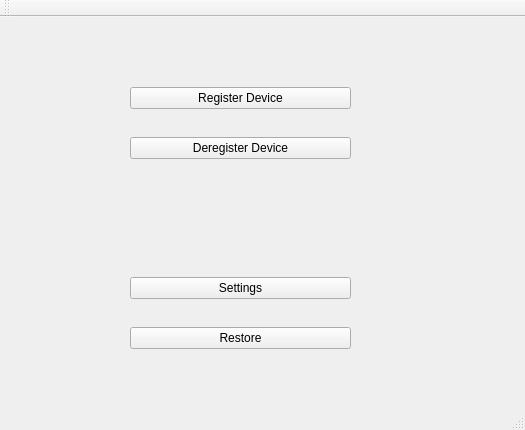
<?xml version="1.0" encoding="UTF-8"?>
<ui version="4.0">
 <class>MainWindow</class>
 <widget class="QMainWindow" name="MainWindow">
  <property name="geometry">
   <rect>
    <x>0</x>
    <y>0</y>
    <width>525</width>
    <height>430</height>
   </rect>
  </property>
  <property name="windowTitle">
   <string>MainWindow</string>
  </property>
  <widget class="QWidget" name="centralWidget">
   <widget class="QPushButton" name="registerDevice">
    <property name="geometry">
     <rect>
      <x>130</x>
      <y>70</y>
      <width>221</width>
      <height>22</height>
     </rect>
    </property>
    <property name="text">
     <string>Register Device</string>
    </property>
   </widget>
   <widget class="QPushButton" name="deregisterDevice">
    <property name="geometry">
     <rect>
      <x>130</x>
      <y>120</y>
      <width>221</width>
      <height>22</height>
     </rect>
    </property>
    <property name="text">
     <string>Deregister Device</string>
    </property>
   </widget>
   <widget class="QPushButton" name="settings">
    <property name="geometry">
     <rect>
      <x>130</x>
      <y>260</y>
      <width>221</width>
      <height>22</height>
     </rect>
    </property>
    <property name="text">
     <string>Settings</string>
    </property>
   </widget>
   <widget class="QPushButton" name="restore">
    <property name="geometry">
     <rect>
      <x>130</x>
      <y>310</y>
      <width>221</width>
      <height>22</height>
     </rect>
    </property>
    <property name="text">
     <string>Restore</string>
    </property>
   </widget>
  </widget>
  <widget class="QToolBar" name="mainToolBar">
   <attribute name="toolBarArea">
    <enum>TopToolBarArea</enum>
   </attribute>
   <attribute name="toolBarBreak">
    <bool>false</bool>
   </attribute>
  </widget>
  <widget class="QStatusBar" name="statusBar"/>
  <action name="actionBackup_Frequency">
   <property name="text">
    <string>Backup Frequency</string>
   </property>
  </action>
  <action name="actionFiles_Omission">
   <property name="text">
    <string>Files Omission</string>
   </property>
  </action>
 </widget>
 <layoutdefault spacing="6" margin="11"/>
 <resources/>
 <connections/>
</ui>
